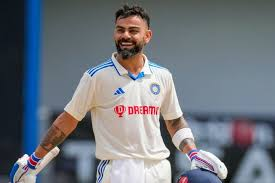
#> input picture virat.jpg, 275 x 183 px; the run also reads 1 picture not shown here
$ jupyter execute --allow-errors main4.ipynb
#> lines starting #> are read from the running program, lines starting #| are printed output that depends on the picture; after the words box and inside, x2 and y2 are one past the last pixel; in counts of white or black regions, pixels touching at a corner belong together
[cell 1]
# background subtraction
import cv2
import numpy as np
# Frame differencing method (noisy, not stable)
# diff = cv2.absdiff(frame1, frame2)
# Black → no change
# White → motion

[cell 2]
# MOG2
frame = cv2.imread('virat.jpg')
#> frame is the input picture: shape (183, 275, 3); mean B, G, R 125.7, 117.6, 112
fgbg = cv2.createBackgroundSubtractorMOG2()
mask = fgbg.apply(frame)
#> mask: shape (183, 275); every value is 127
# cv2.imshow('mask', mask)
# cv2.waitKey(0)
# cv2.destroyAllWindows()

[cell 3]
# alternative : KNN
fgbg = cv2.createBackgroundSubtractorKNN()
mask = fgbg.apply(frame)
#> mask: shape (183, 275); every value is 255
# cv2.imshow('mask', mask)
# cv2.waitKey(0)
# cv2.destroyAllWindows()

[cell 4]
kernel = np.ones((3,3), np.uint8)

mask = cv2.morphologyEx(mask, cv2.MORPH_OPEN, kernel)
mask = cv2.morphologyEx(mask, cv2.MORPH_CLOSE, kernel)

# cv2.imshow('mask', mask)
# cv2.waitKey(0)
# cv2.destroyAllWindows()

[cell 5]
# Moving object detection using background subtraction
import cv2
import numpy as np

cap = cv2.VideoCapture(0)

fgbg = cv2.createBackgroundSubtractorMOG2()

kernel = np.ones((3,3), np.uint8)

while True:
    ret, frame = cap.read()
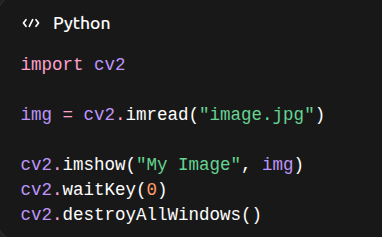
#> input picture test.png, 382 x 237 px, given in place of the camera
#> frame is the input picture: shape (237, 382, 3); mean B, G, R 33, 32.5, 32.3

    mask = fgbg.apply(frame)
#> mask: shape (237, 382); every value is 127

    mask = cv2.morphologyEx(mask, cv2.MORPH_OPEN, kernel)
    mask = cv2.morphologyEx(mask, cv2.MORPH_CLOSE, kernel)

    contours, _ = cv2.findContours(
        mask,
        cv2.RETR_EXTERNAL,
        cv2.CHAIN_APPROX_SIMPLE
    )
#> contours = [[[0, 0], [0, 236], [381, 236], [381, 0]]]

    for cnt in contours:
        if cv2.contourArea(cnt) > 500:
            x, y, w, h = cv2.boundingRect(cnt)
            cv2.rectangle(frame, (x,y), (x+w,y+h), (0,255,0), 2)
#> this loop made 1 pass
#> (cnt, x, y, w, h) on pass 1: ([[0, 0], [0, 236], [381, 236], [381, 0]], 0, 0, 382, 237)
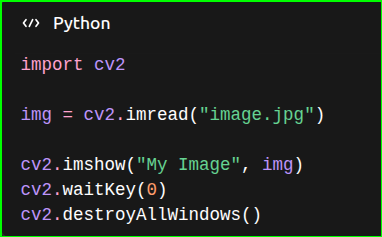
#> frame: shape (237, 382, 3); 2.04% of pixels changed, all inside (x1, y1, x2, y2) = (0, 0, 382, 237)

    cv2.imshow("Frame", frame)
    cv2.imshow("Mask", mask)

    if cv2.waitKey(1) & 0xFF == 27:
#> (key Esc is pressed here)
        break

cap.release()
cv2.destroyAllWindows()

[cell 6]
# Text detection and recognition using OpenCV and Tesseract OCR(Optical Character Recognition)
# scanning documents, reading number plates, or extracting text from invoices.


import cv2

img = cv2.imread("test.jpg")
# step 1: grayscale conversion
gray = cv2.cvtColor(img, cv2.COLOR_BGR2GRAY)
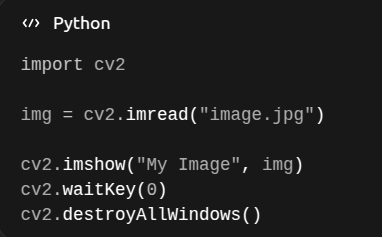
#> gray: shape (237, 382); min 24, max 255, mean 32.5
# cv2.imshow("Gray", gray)
# cv2.waitKey(0)
# cv2.destroyAllWindows()

[cell 7]
# step2 : binarization
_, thresh = cv2.threshold(gray, 150, 255, cv2.THRESH_BINARY)
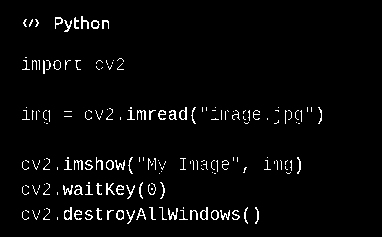
#> thresh: shape (237, 382); 3.3% white in thin lines or dots, all inside (x1, y1, x2, y2) = (22, 16, 322, 224)
# step3 : noise removal
import numpy as np

kernel = np.ones((3,3), np.uint8)
clean = cv2.morphologyEx(thresh, cv2.MORPH_OPEN, kernel)
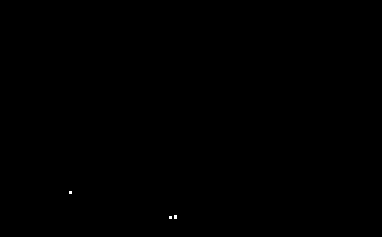
#> clean: shape (237, 382); 0.03% white in thin lines or dots, all inside (x1, y1, x2, y2) = (69, 191, 177, 219)
